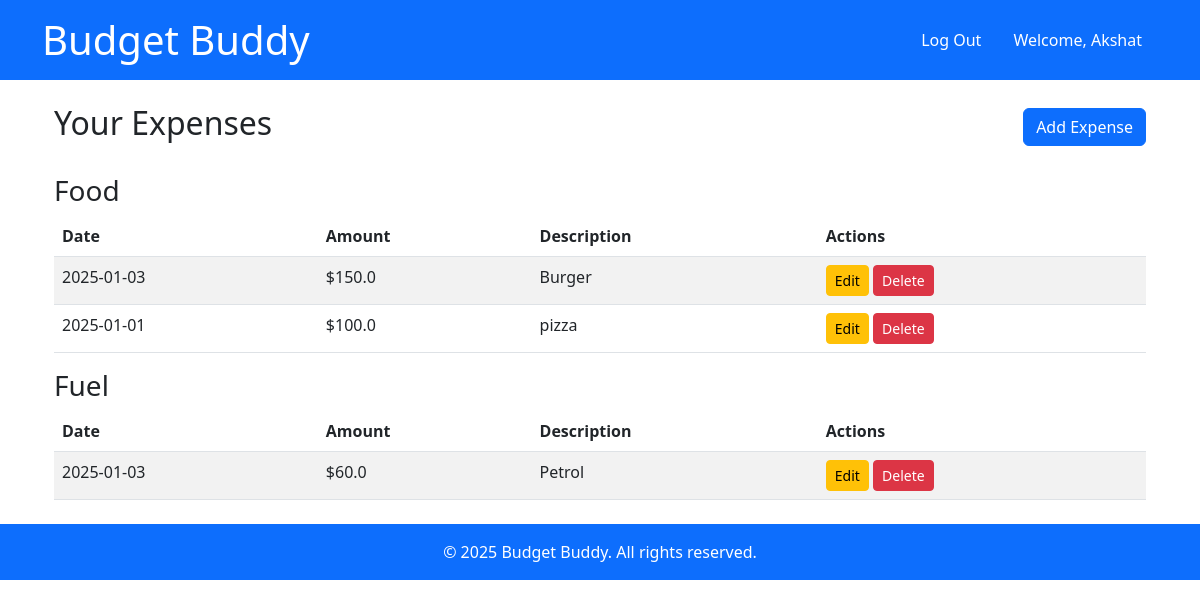
The app's page /index (signed in) with its own data.
### models.py (models this page shows)
class Expense(db.Model):
    id = db.Column(db.Integer, primary_key=True)
    date = db.Column(db.DateTime, default=datetime.utcnow)
    category = db.Column(db.String(50), nullable=False)
    amount = db.Column(db.Float, nullable=False)
    description = db.Column(db.String(200), nullable=True)

### blueprints/expenses.py (the view)
@expenses_bp.route('/index')
@login_required
def index():
    expenses = Expense.query.order_by(Expense.date.desc()).all()
    categorized_expenses = defaultdict(list)
    for expense in expenses:
        categorized_expenses[expense.category].append(expense)
    return render_template('index.html', categorized_expenses=categorized_expenses)

### templates/index.html
{% extends 'base.html' %}
{% block content %}
<div class="container mt-4">
    <div class="d-flex justify-content-between align-items-center">
        <h2>Your Expenses</h2>
        <a href="{{ url_for('expenses.add_expense') }}" class="btn btn-primary">Add Expense</a>
    </div>
    <div class="mt-4">
        {% for category, expenses in categorized_expenses.items() %}
        <h3>{{ category }}</h3>
        <table class="table table-striped">
            <thead>
                <tr>
                    <th>Date</th>
                    <th>Amount</th>
                    <th>Description</th>
                    <th>Actions</th>
                </tr>
            </thead>
            <tbody>
                {% for expense in expenses %}
                <tr>
                    <td>{{ expense.date.strftime('%Y-%m-%d') }}</td>
                    <td>${{ expense.amount }}</td>
                    <td>{{ expense.description }}</td>
                    <td>
                        <a href="{{ url_for('expenses.edit_expense', id=expense.id) }}" class="btn btn-warning btn-sm">Edit</a>
                        <form action="{{ url_for('expenses.delete_expense', id=expense.id) }}" method="post" style="display: inline;">
                            <button type="submit" class="btn btn-danger btn-sm" onclick="return confirm('Are you sure you want to delete this expense?');">Delete</button>
                        </form>
                    </td>
                </tr>
                {% endfor %}
            </tbody>
        </table>
        {% endfor %}
    </div>
</div>
{% endblock %}

### templates/base.html (shortened to what this page needs)
<!DOCTYPE html>
<html lang="en">
<head>
    <link href="https://cdn.jsdelivr.net/npm/bootstrap@5.3.0-alpha1/dist/css/bootstrap.min.css" rel="stylesheet">
</head>
<body>
    <header class="bg-primary text-white py-3">
        <div class="container d-flex justify-content-between align-items-center">
            <h1 class="logo mb-0">Budget Buddy</h1>
            <nav>
                <ul class="nav">
                    {% if session.get('user_id') %}
                        <li class="nav-item">
                            <a href="{{ url_for('auth.logout') }}" class="nav-link text-white">Log Out</a>
                        </li>
                        <li class="nav-item">
                            <span class="nav-link text-white">Welcome, {{ session.get('username') }}</span>
                        </li>
                    {% endif %}
                </ul>
            </nav>
        </div>
    </header>
    <main>
        <div class="container my-4">
            {% block content %}
            {% endblock %}
        </div>
    </main>
    <footer class="bg-primary text-white py-3">
        <div class="container text-center">
            <p class="mb-0">&copy; 2025 Budget Buddy. All rights reserved.</p>
        </div>
    </footer>
</body>
</html>

### records on screen
Expense: category "Food", date "2025-01-03", amount "150.0", description "Burger"
Expense: date "2025-01-01", amount "100.0", description "pizza"
Expense: category "Fuel", date "2025-01-03", amount "60.0", description "Petrol"

### other values on screen
{{ session.get('username') }} "Akshat"
